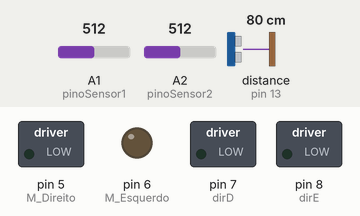
A sketch run on a simulated Arduino Uno, built with avr-gcc and run on an emulated ATmega328P. Parts: switched loads named in the sketch (green lamp = pin HIGH), output pins drawn as LEDs (lit = HIGH). Wiring (inferred from the names in the program): ultrasonic range finder: trigger pin 12; echo pin 13. Inputs (shaded band) come from the test bench; at power-on: distance to the obstacle (sensor on pin 13) 80 cm, A1 (pinoSensor1) = 512, A2 (pinoSensor2) = 512. The echo pulse lasts 58.3 µs per cm; pins used as bus, display or sensor lines are not drawn.

Above: at 0.1 s.
At 4.2 s:
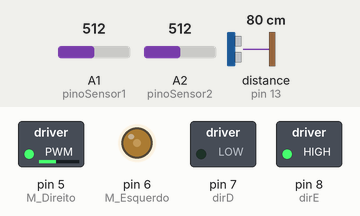
4.3 s: distance to the obstacle (sensor on pin 13) set to 12 cm
5.8 s: distance to the obstacle (sensor on pin 13) set to 9 cm
At 6.8 s:
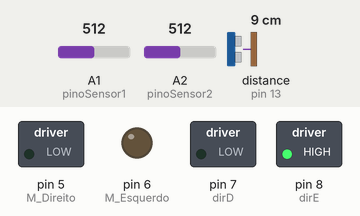
Timing chart, 0 to 8.8 s (numbered marks = the images above; inputs shaded):
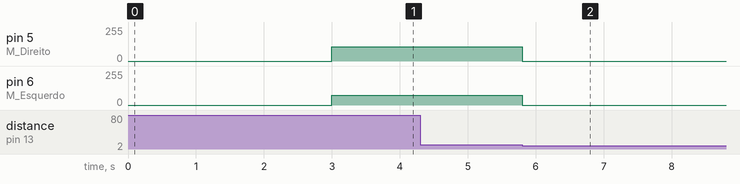

The sketch:

Freddie.ino
```cpp
// Sensor de refletancia
#define pinoSensor1 A1            //Sensor de refletancia direito
#define pinoSensor2 A2            //Sensor de refletancia esquerdo

//Sensor ultrassonico
#define echoPin 13                //Pino 13 recebe o pulso do echo
#define trigPin 12                //Pino 12 envia o pulso para gerar o echo

// Motores
#define M_Direito 5               // Pino da velocidade de rotação do motor direito
#define M_Esquerdo 6              // Pino da velocidade de rotação do motor esquerdo
#define dirD 7                    // Pino do sentido de rotação do motor direito
#define dirE 8                    // Pino do sentido de rotação do motor esquerdo

// Sentido de rotação dos motores
#define DIR_D_NORMAL LOW          // Rotação para frente do motor direito
#define DIR_D_REVERSO HIGH        // Rotação para trás do motor direito
#define DIR_E_NORMAL HIGH         // Rotação para frente do motor esquerdo
#define DIR_E_REVERSO LOW         // Rotação para trás do motor esquerdo

// Velocidade normal
#define VEL_D_NORMAL 150 * 0.72   // Velociade normal do motor direito
#define VEL_E_NORMAL 103 * 0.72   // Velociade normal do motor esquerdo
#define VEL_D_CURVA VEL_D_NORMAL  // Velociade na curva do motor direito
#define VEL_E_CURVA VEL_E_NORMAL  // Velociade na curva do motor esquerdo

// Refletancia mínima.
// Abaixo disso, o sensor está SOBRE a faixa.
#define LIMITE_OTICO 780          // Limite de refletância

// Distancia minima em cm
// Abaixo disso, o robo para por 10 segundos
#define LIMITE_SONICO 10          // Limite sônico

// Aciona motores
// Caso queira apenas ver os valores dos sensores no monitor serial,
// sem que os motores sejam acionados, coloque o valor 0.
#define ENGINES_ON 1              // Flag para controle dos motores (debug)


// MENOR o valor => está no BRANCO
// MAIOR o valor => está no PRETO
int valorSensor1 = 0;             // Valor sensor de refletancia esquerdo
int valorSensor2 = 0;             // Valor sensor de refletancia direito

long duracao;                     // Valor para o calculo da distancia
long distancia;                   // Valor da distancia em cm


void setup() {
  Serial.begin(9600);

  pinMode(echoPin, INPUT);        // define o pino 13 como entrada (recebe)
  pinMode(trigPin, OUTPUT);       // define o pino 12 como saida (envia)

  pinMode(M_Esquerdo, OUTPUT);    // configura o pino de velocidade do motor esquerdo
  pinMode(M_Direito, OUTPUT);     // configura o pino de velocidade do motor direito
  pinMode(dirD, OUTPUT);          // configura o pino de sentido de rotação do motor direito
  pinMode(dirE, OUTPUT);          // configura o pino de sentido de rotaçãodo motor esquerdo

  Para();                         // Para o robô

  delay(3000);

  MoveParaFrente();               // Inicia o movimento
}


void loop() {

  SeguePista();                   // Lê sensores e faz correção da trajetória

  // Se detectou o obstáculo, para por 10s e reinicia o movimento.
  if (detectouObstaculo()) {
    Para();
    delay(10000);
    int i = 0;
    while (i < 10000) {
      SeguePista();
      i++;
    }
  }

}

// Lê sensores e faz correção da trajetória
void SeguePista() {
  lerSensores();

#if ENGINES_ON == 1
  corrigeCurso();
#endif
}

// Para os motores
void Para()
{
  analogWrite(M_Esquerdo, 0);
  analogWrite(M_Direito, 0);
}

// Movo o robô para frente
void MoveParaFrente()
{
#if ENGINES_ON == 1
  digitalWrite(dirD, DIR_D_NORMAL);
  analogWrite(M_Direito, VEL_D_NORMAL);
  digitalWrite(dirE, DIR_E_NORMAL);
  analogWrite(M_Esquerdo, VEL_E_NORMAL);
#endif
}

// Move o robô para a esquerda
// - aumentando a velocidade do motor direito
// - diminuindo a velocidada do motor esquerdo
// - invertendo o sentido de rotação do motor esquerdo
void MoveParaEsquerda() {
  digitalWrite(dirD, DIR_D_NORMAL);
  analogWrite(M_Direito, VEL_D_CURVA * 1.5);
  digitalWrite(dirE, DIR_E_REVERSO);
  analogWrite(M_Esquerdo, VEL_E_CURVA * 0.75);
}

// Move o robô para a direita
// - aumentando a velocidade do motor esquerdo
// - diminuindo a velocidada do motor direito
// - invertendo o sentido de rotação do motor direito
void MoveParaDireita() {
  digitalWrite(dirD, DIR_D_REVERSO);
  analogWrite(M_Direito, VEL_D_CURVA * 0.75);
  digitalWrite(dirE, DIR_E_NORMAL);
  analogWrite(M_Esquerdo, VEL_E_CURVA * 2.3);
}

// Movo o robô para trás
void MoveParaTras() {
  digitalWrite(dirD, DIR_D_REVERSO);
  analogWrite(M_Direito, VEL_D_NORMAL);
  digitalWrite(dirE, DIR_E_REVERSO);
  analogWrite(M_Esquerdo, VEL_E_NORMAL);
}

// Lê os sensores óticos
void lerSensores() {
  valorSensor1 = analogRead(pinoSensor1);
  valorSensor2 = analogRead(pinoSensor2);

  if (ENGINES_ON == 0) {
    Serial.print("valorSensor1 = ");
    Serial.print(valorSensor1);
    Serial.print("\t");
    Serial.print("valorSensor2 = ");
    Serial.println(valorSensor2);
    Serial.print("\t");
    Serial.print("duracao = ");
    Serial.println(duracao);
    Serial.print("\t");
    Serial.print("distancia = ");
    Serial.println(distancia);
    delay(1000);
  }
}


// Corrige o curso de acordo com os valores obtidos dos sensores óticos
void corrigeCurso() {
  // Ambos os sensores estão sobre a superfície clara
  // Move para frente
  if (valorSensor1 < LIMITE_OTICO && valorSensor2 < LIMITE_OTICO) {
    MoveParaFrente();
  }

  // Sensor ESQUERDO entrou na faixa
  // Move o robô para a esquerda
  if (valorSensor2 > LIMITE_OTICO && valorSensor1 < LIMITE_OTICO) {
    MoveParaEsquerda();
  }

  // Sensor DIREITO entrou na faixa
  // Move o robô para a direita
  if (valorSensor1 > LIMITE_OTICO && valorSensor2 < LIMITE_OTICO) {
    MoveParaDireita();
  }

  // Ambos os sensores estão sobre a superfície escura
  // Move para trás até a situação se reverter
  if (valorSensor1 > LIMITE_OTICO && valorSensor2 > LIMITE_OTICO) {
    while (valorSensor1 > LIMITE_OTICO && valorSensor2 > LIMITE_OTICO) {
      for (int i = 0; i < 11000; i++) {
        MoveParaTras();
      }
      lerSensores();
    }
  }

}

// Verifica se há obstáculo, utilizando os valores obtidos do sensor ultrassônico
bool detectouObstaculo() {
  //seta o pino 12 com um pulso baixo "LOW" ou desligado ou ainda 0
  digitalWrite(trigPin, LOW);
  // delay de 2 microssegundos
  delayMicroseconds(2);
  //seta o pino 12 com pulso alto "HIGH" ou ligado ou ainda 1
  digitalWrite(trigPin, HIGH);
  //delay de 10 microssegundos
  delayMicroseconds(10);
  //seta o pino 12 com pulso baixo novamente
  digitalWrite(trigPin, LOW);
  //pulseInt lê o tempo entre a chamada e o pino entrar em high
  duracao = pulseIn(echoPin, HIGH);
  //Esse calculo é baseado em s = v.t, lembrando que o tempo vem dobrado
  //porque é o tempo de ida e volta do ultrassom
  //e a velocidade do som é de aproximadamente 29.1 microsegundos por centimetro
  distancia = (duracao / 2) / 29.1;

  if (distancia < LIMITE_SONICO) {
    return true;
  } else {
    return false;
  }
}
```

Measured:
- the behaviour switches between 11 and 10 cm on distance to the obstacle (sensor on pin 13) (found by bisection; images 1 and 2)
- after the input at 4.3 s, every drawn part: stays the same
- after the input at 5.8 s, pin 5 (M_Direito): 108/255 → 0/255 at once; pin 6 (M_Esquerdo): 74/255 → 0/255 at once
